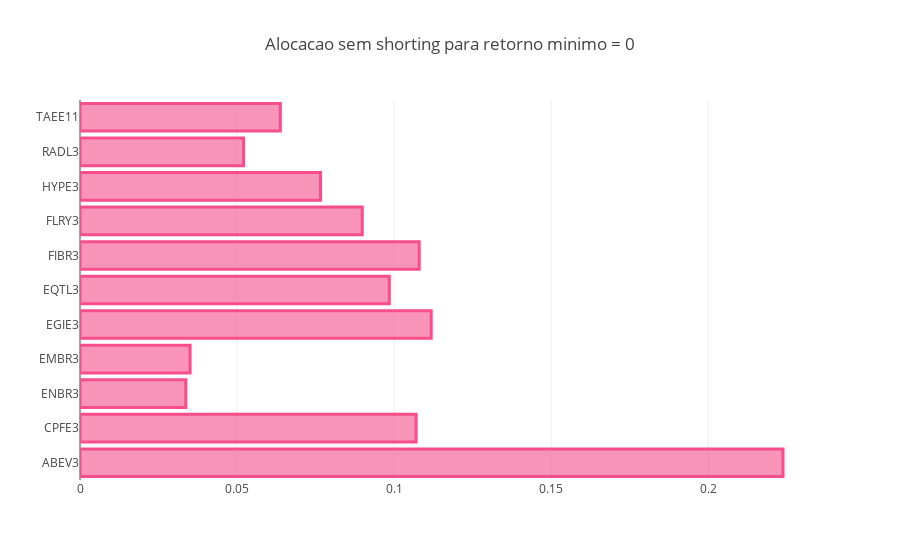

Here is the notebook cell this chart was saved with:
### Markdown cell above
#### Alocacao do valor

### Code cell
trace1 = go.Bar(
    y=returnsIS.columns[w_mark>1e-4],
    x=w_mark[w_mark>1e-4],
    name='Alocacao',
    orientation = 'h',
    marker = dict(
        color = 'rgba(246, 78, 139, 0.6)',
        line = dict(
            color = 'rgba(246, 78, 139, 1.0)',
            width = 3)
    )
)

data = [trace1]
layout = go.Layout(
    barmode='stack',
    title='Alocacao sem shorting para retorno minimo = 0'
)

fig = go.Figure(data=data, layout=layout)
py.iplot(fig, filename='marker-h-bar')

### Figure 1 — Plotly figure (JSON) as saved in the notebook; plotly's stock layout.template omitted (floating-point values rounded to 4 significant figures)
{"data": [{"marker": {"color": "rgba(246, 78, 139, 0.6)", "line": {"color": "rgba(246, 78, 139, 1.0)", "width": 3}}, "name": "Alocacao", "orientation": "h", "type": "bar", "x": [0.2238, 0.107, 0.03367, 0.03504, 0.1118, 0.09846, 0.108, 0.08984, 0.07657, 0.05207, 0.06377], "y": ["ABEV3", "CPFE3", "ENBR3", "EMBR3", "EGIE3", "EQTL3", "FIBR3", "FLRY3", "HYPE3", "RADL3", "TAEE11"]}], "layout": {"barmode": "stack", "title": "Alocacao sem shorting para retorno minimo = 0"}}
